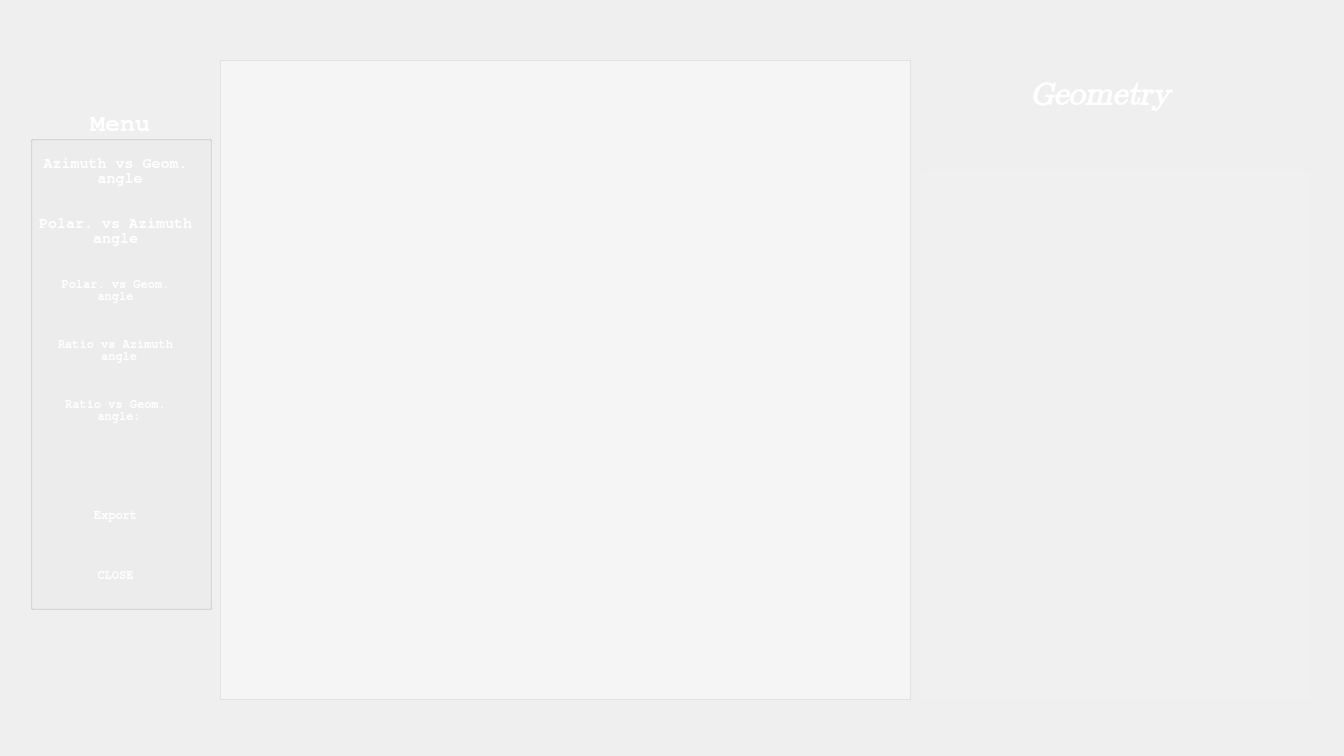
<?xml version="1.0" encoding="UTF-8"?>
<ui version="4.0">
 <class>Dialog7</class>
 <widget class="QDialog" name="Dialog7">
  <property name="geometry">
   <rect>
    <x>0</x>
    <y>0</y>
    <width>1344</width>
    <height>756</height>
   </rect>
  </property>
  <property name="minimumSize">
   <size>
    <width>1344</width>
    <height>756</height>
   </size>
  </property>
  <property name="maximumSize">
   <size>
    <width>1344</width>
    <height>756</height>
   </size>
  </property>
  <property name="windowTitle">
   <string>Dialog</string>
  </property>
  <property name="styleSheet">
   <string notr="true">#Dialog7 {
background-color: url transparent;
border-image: url(:bk12.jpg);
background: none;
border:  none;
background-repeat: none;
}
</string>
  </property>
  <widget class="QGroupBox" name="groupBox">
   <property name="geometry">
    <rect>
     <x>30</x>
     <y>110</y>
     <width>182</width>
     <height>500</height>
    </rect>
   </property>
   <property name="minimumSize">
    <size>
     <width>182</width>
     <height>500</height>
    </size>
   </property>
   <property name="palette">
    <palette>
     <active>
      <colorrole role="WindowText">
       <brush brushstyle="SolidPattern">
        <color alpha="255">
         <red>255</red>
         <green>255</green>
         <blue>255</blue>
        </color>
       </brush>
      </colorrole>
      <colorrole role="Text">
       <brush brushstyle="SolidPattern">
        <color alpha="255">
         <red>255</red>
         <green>255</green>
         <blue>255</blue>
        </color>
       </brush>
      </colorrole>
     </active>
     <inactive>
      <colorrole role="WindowText">
       <brush brushstyle="SolidPattern">
        <color alpha="255">
         <red>255</red>
         <green>255</green>
         <blue>255</blue>
        </color>
       </brush>
      </colorrole>
      <colorrole role="Text">
       <brush brushstyle="SolidPattern">
        <color alpha="255">
         <red>255</red>
         <green>255</green>
         <blue>255</blue>
        </color>
       </brush>
      </colorrole>
     </inactive>
     <disabled>
      <colorrole role="WindowText">
       <brush brushstyle="SolidPattern">
        <color alpha="255">
         <red>190</red>
         <green>190</green>
         <blue>190</blue>
        </color>
       </brush>
      </colorrole>
      <colorrole role="Text">
       <brush brushstyle="SolidPattern">
        <color alpha="255">
         <red>190</red>
         <green>190</green>
         <blue>190</blue>
        </color>
       </brush>
      </colorrole>
     </disabled>
    </palette>
   </property>
   <property name="font">
    <font>
     <family>FreeMono</family>
     <pointsize>19</pointsize>
     <weight>75</weight>
     <italic>false</italic>
     <bold>true</bold>
    </font>
   </property>
   <property name="title">
    <string>    Menu</string>
   </property>
   <widget class="QPushButton" name="pushButton">
    <property name="geometry">
     <rect>
      <x>-10</x>
      <y>80</y>
      <width>191</width>
      <height>81</height>
     </rect>
    </property>
    <property name="minimumSize">
     <size>
      <width>191</width>
      <height>71</height>
     </size>
    </property>
    <property name="palette">
     <palette>
      <active>
       <colorrole role="ButtonText">
        <brush brushstyle="SolidPattern">
         <color alpha="255">
          <red>255</red>
          <green>255</green>
          <blue>255</blue>
         </color>
        </brush>
       </colorrole>
      </active>
      <inactive>
       <colorrole role="ButtonText">
        <brush brushstyle="SolidPattern">
         <color alpha="255">
          <red>255</red>
          <green>255</green>
          <blue>255</blue>
         </color>
        </brush>
       </colorrole>
      </inactive>
      <disabled>
       <colorrole role="ButtonText">
        <brush brushstyle="SolidPattern">
         <color alpha="255">
          <red>190</red>
          <green>190</green>
          <blue>190</blue>
         </color>
        </brush>
       </colorrole>
      </disabled>
     </palette>
    </property>
    <property name="font">
     <font>
      <family>FreeMono</family>
      <pointsize>11</pointsize>
      <weight>75</weight>
      <bold>true</bold>
     </font>
    </property>
    <property name="styleSheet">
     <string notr="true">#pushButton {
background-color: url transparent;
border-image: url(:un3.png);
background: none;
border:  none;
background-repeat: none;
}
#pushButton:hover
{
border-image: url(:un1.png);
}
#pushButton:pressed
{
border-image: url(:un2.png);
}
</string>
    </property>
    <property name="text">
     <string>Polar. vs Azimuth
angle</string>
    </property>
   </widget>
   <widget class="QPushButton" name="pushButton_2">
    <property name="geometry">
     <rect>
      <x>-10</x>
      <y>140</y>
      <width>191</width>
      <height>81</height>
     </rect>
    </property>
    <property name="palette">
     <palette>
      <active>
       <colorrole role="ButtonText">
        <brush brushstyle="SolidPattern">
         <color alpha="255">
          <red>255</red>
          <green>255</green>
          <blue>255</blue>
         </color>
        </brush>
       </colorrole>
      </active>
      <inactive>
       <colorrole role="ButtonText">
        <brush brushstyle="SolidPattern">
         <color alpha="255">
          <red>255</red>
          <green>255</green>
          <blue>255</blue>
         </color>
        </brush>
       </colorrole>
      </inactive>
      <disabled>
       <colorrole role="ButtonText">
        <brush brushstyle="SolidPattern">
         <color alpha="255">
          <red>190</red>
          <green>190</green>
          <blue>190</blue>
         </color>
        </brush>
       </colorrole>
      </disabled>
     </palette>
    </property>
    <property name="font">
     <font>
      <family>FreeMono</family>
      <weight>75</weight>
      <bold>true</bold>
     </font>
    </property>
    <property name="styleSheet">
     <string notr="true">#pushButton_2 {
background-color: url transparent;
border-image: url(:un3.png);
background: none;
border:  none;
background-repeat: none;
}
#pushButton_2:hover
{
border-image: url(:un1.png);
}
#pushButton_2:pressed
{
border-image: url(:un2.png);
}
</string>
    </property>
    <property name="text">
     <string>Polar. vs Geom. 
angle</string>
    </property>
   </widget>
   <widget class="QPushButton" name="pushButton_3">
    <property name="geometry">
     <rect>
      <x>-10</x>
      <y>200</y>
      <width>191</width>
      <height>81</height>
     </rect>
    </property>
    <property name="palette">
     <palette>
      <active>
       <colorrole role="ButtonText">
        <brush brushstyle="SolidPattern">
         <color alpha="255">
          <red>255</red>
          <green>255</green>
          <blue>255</blue>
         </color>
        </brush>
       </colorrole>
      </active>
      <inactive>
       <colorrole role="ButtonText">
        <brush brushstyle="SolidPattern">
         <color alpha="255">
          <red>255</red>
          <green>255</green>
          <blue>255</blue>
         </color>
        </brush>
       </colorrole>
      </inactive>
      <disabled>
       <colorrole role="ButtonText">
        <brush brushstyle="SolidPattern">
         <color alpha="255">
          <red>190</red>
          <green>190</green>
          <blue>190</blue>
         </color>
        </brush>
       </colorrole>
      </disabled>
     </palette>
    </property>
    <property name="font">
     <font>
      <family>FreeMono</family>
      <weight>75</weight>
      <bold>true</bold>
     </font>
    </property>
    <property name="styleSheet">
     <string notr="true">#pushButton_3 {
background-color: url transparent;
border-image: url(:un3.png);
background: none;
border:  none;
background-repeat: none;
}
#pushButton_3:hover
{
border-image: url(:un1.png);
}
#pushButton_3:pressed
{
border-image: url(:un2.png);
}
</string>
    </property>
    <property name="text">
     <string>Ratio vs Azimuth
 angle</string>
    </property>
   </widget>
   <widget class="QPushButton" name="pushButton_4">
    <property name="geometry">
     <rect>
      <x>-10</x>
      <y>260</y>
      <width>191</width>
      <height>81</height>
     </rect>
    </property>
    <property name="palette">
     <palette>
      <active>
       <colorrole role="ButtonText">
        <brush brushstyle="SolidPattern">
         <color alpha="255">
          <red>255</red>
          <green>255</green>
          <blue>255</blue>
         </color>
        </brush>
       </colorrole>
      </active>
      <inactive>
       <colorrole role="ButtonText">
        <brush brushstyle="SolidPattern">
         <color alpha="255">
          <red>255</red>
          <green>255</green>
          <blue>255</blue>
         </color>
        </brush>
       </colorrole>
      </inactive>
      <disabled>
       <colorrole role="ButtonText">
        <brush brushstyle="SolidPattern">
         <color alpha="255">
          <red>190</red>
          <green>190</green>
          <blue>190</blue>
         </color>
        </brush>
       </colorrole>
      </disabled>
     </palette>
    </property>
    <property name="font">
     <font>
      <family>FreeMono</family>
      <weight>75</weight>
      <bold>true</bold>
     </font>
    </property>
    <property name="styleSheet">
     <string notr="true">#pushButton_4 {
background-color: url transparent;
border-image: url(:un3.png);
background: none;
border:  none;
background-repeat: none;
}
#pushButton_4:hover
{
border-image: url(:un1.png);
}
#pushButton_4:pressed
{
border-image: url(:un2.png);
}
</string>
    </property>
    <property name="text">
     <string>Ratio vs Geom.
 angle:</string>
    </property>
   </widget>
   <widget class="QPushButton" name="pushButton_5">
    <property name="geometry">
     <rect>
      <x>-10</x>
      <y>20</y>
      <width>191</width>
      <height>81</height>
     </rect>
    </property>
    <property name="palette">
     <palette>
      <active>
       <colorrole role="ButtonText">
        <brush brushstyle="SolidPattern">
         <color alpha="255">
          <red>255</red>
          <green>255</green>
          <blue>255</blue>
         </color>
        </brush>
       </colorrole>
      </active>
      <inactive>
       <colorrole role="ButtonText">
        <brush brushstyle="SolidPattern">
         <color alpha="255">
          <red>255</red>
          <green>255</green>
          <blue>255</blue>
         </color>
        </brush>
       </colorrole>
      </inactive>
      <disabled>
       <colorrole role="ButtonText">
        <brush brushstyle="SolidPattern">
         <color alpha="255">
          <red>190</red>
          <green>190</green>
          <blue>190</blue>
         </color>
        </brush>
       </colorrole>
      </disabled>
     </palette>
    </property>
    <property name="font">
     <font>
      <family>FreeMono</family>
      <pointsize>11</pointsize>
      <weight>75</weight>
      <italic>false</italic>
      <bold>true</bold>
     </font>
    </property>
    <property name="styleSheet">
     <string notr="true">#pushButton_5 {
background-color: url transparent;
border-image: url(:un3.png);
background: none;
border:  none;
background-repeat: none;
}
#pushButton_5:hover
{
border-image: url(:un1.png);
}
#pushButton_5:pressed
{
border-image: url(:un2.png);
}
</string>
    </property>
    <property name="text">
     <string>Azimuth vs Geom.
 angle</string>
    </property>
   </widget>
   <widget class="QPushButton" name="pushButton_6">
    <property name="geometry">
     <rect>
      <x>0</x>
      <y>370</y>
      <width>171</width>
      <height>71</height>
     </rect>
    </property>
    <property name="palette">
     <palette>
      <active>
       <colorrole role="ButtonText">
        <brush brushstyle="SolidPattern">
         <color alpha="255">
          <red>255</red>
          <green>255</green>
          <blue>255</blue>
         </color>
        </brush>
       </colorrole>
      </active>
      <inactive>
       <colorrole role="ButtonText">
        <brush brushstyle="SolidPattern">
         <color alpha="255">
          <red>255</red>
          <green>255</green>
          <blue>255</blue>
         </color>
        </brush>
       </colorrole>
      </inactive>
      <disabled>
       <colorrole role="ButtonText">
        <brush brushstyle="SolidPattern">
         <color alpha="255">
          <red>190</red>
          <green>190</green>
          <blue>190</blue>
         </color>
        </brush>
       </colorrole>
      </disabled>
     </palette>
    </property>
    <property name="font">
     <font>
      <family>FreeMono</family>
      <weight>75</weight>
      <bold>true</bold>
     </font>
    </property>
    <property name="styleSheet">
     <string notr="true">#pushButton_6 {
background-color: url transparent;
border-image: url(:un3.png);
background: none;
border:  none;
background-repeat: none;
}
#pushButton_6:hover
{
border-image: url(:un1.png);
}
#pushButton_6:pressed
{
border-image: url(:un2.png);
}
</string>
    </property>
    <property name="text">
     <string>Export</string>
    </property>
   </widget>
   <widget class="QPushButton" name="pushButton_7">
    <property name="geometry">
     <rect>
      <x>0</x>
      <y>430</y>
      <width>171</width>
      <height>71</height>
     </rect>
    </property>
    <property name="palette">
     <palette>
      <active>
       <colorrole role="ButtonText">
        <brush brushstyle="SolidPattern">
         <color alpha="255">
          <red>255</red>
          <green>255</green>
          <blue>255</blue>
         </color>
        </brush>
       </colorrole>
      </active>
      <inactive>
       <colorrole role="ButtonText">
        <brush brushstyle="SolidPattern">
         <color alpha="255">
          <red>255</red>
          <green>255</green>
          <blue>255</blue>
         </color>
        </brush>
       </colorrole>
      </inactive>
      <disabled>
       <colorrole role="ButtonText">
        <brush brushstyle="SolidPattern">
         <color alpha="255">
          <red>190</red>
          <green>190</green>
          <blue>190</blue>
         </color>
        </brush>
       </colorrole>
      </disabled>
     </palette>
    </property>
    <property name="font">
     <font>
      <family>FreeMono</family>
      <weight>75</weight>
      <bold>true</bold>
     </font>
    </property>
    <property name="styleSheet">
     <string notr="true">#pushButton_7 {
background-color: url transparent;
border-image: url(:un3.png);
background: none;
border:  none;
background-repeat: none;
}
#pushButton_7:hover
{
border-image: url(:un1.png);
}
#pushButton_7:pressed
{
border-image: url(:un2.png);
}
</string>
    </property>
    <property name="text">
     <string>CLOSE</string>
    </property>
   </widget>
  </widget>
  <widget class="QGraphicsView" name="graphicsView">
   <property name="geometry">
    <rect>
     <x>220</x>
     <y>60</y>
     <width>691</width>
     <height>640</height>
    </rect>
   </property>
   <property name="minimumSize">
    <size>
     <width>691</width>
     <height>640</height>
    </size>
   </property>
   <property name="styleSheet">
    <string notr="true">background-color:rgba(255, 255, 255, 100)</string>
   </property>
  </widget>
  <widget class="QTextEdit" name="textEdit">
   <property name="geometry">
    <rect>
     <x>920</x>
     <y>170</y>
     <width>391</width>
     <height>531</height>
    </rect>
   </property>
   <property name="palette">
    <palette>
     <active>
      <colorrole role="WindowText">
       <brush brushstyle="SolidPattern">
        <color alpha="255">
         <red>255</red>
         <green>255</green>
         <blue>255</blue>
        </color>
       </brush>
      </colorrole>
      <colorrole role="Button">
       <brush brushstyle="SolidPattern">
        <color alpha="10">
         <red>255</red>
         <green>255</green>
         <blue>255</blue>
        </color>
       </brush>
      </colorrole>
      <colorrole role="Text">
       <brush brushstyle="SolidPattern">
        <color alpha="255">
         <red>255</red>
         <green>255</green>
         <blue>255</blue>
        </color>
       </brush>
      </colorrole>
      <colorrole role="Base">
       <brush brushstyle="NoBrush">
        <color alpha="255">
         <red>0</red>
         <green>0</green>
         <blue>0</blue>
        </color>
       </brush>
      </colorrole>
      <colorrole role="Window">
       <brush brushstyle="SolidPattern">
        <color alpha="10">
         <red>255</red>
         <green>255</green>
         <blue>255</blue>
        </color>
       </brush>
      </colorrole>
     </active>
     <inactive>
      <colorrole role="WindowText">
       <brush brushstyle="SolidPattern">
        <color alpha="255">
         <red>255</red>
         <green>255</green>
         <blue>255</blue>
        </color>
       </brush>
      </colorrole>
      <colorrole role="Button">
       <brush brushstyle="SolidPattern">
        <color alpha="10">
         <red>255</red>
         <green>255</green>
         <blue>255</blue>
        </color>
       </brush>
      </colorrole>
      <colorrole role="Text">
       <brush brushstyle="SolidPattern">
        <color alpha="255">
         <red>255</red>
         <green>255</green>
         <blue>255</blue>
        </color>
       </brush>
      </colorrole>
      <colorrole role="Base">
       <brush brushstyle="NoBrush">
        <color alpha="255">
         <red>0</red>
         <green>0</green>
         <blue>0</blue>
        </color>
       </brush>
      </colorrole>
      <colorrole role="Window">
       <brush brushstyle="SolidPattern">
        <color alpha="10">
         <red>255</red>
         <green>255</green>
         <blue>255</blue>
        </color>
       </brush>
      </colorrole>
     </inactive>
     <disabled>
      <colorrole role="WindowText">
       <brush brushstyle="SolidPattern">
        <color alpha="255">
         <red>190</red>
         <green>190</green>
         <blue>190</blue>
        </color>
       </brush>
      </colorrole>
      <colorrole role="Button">
       <brush brushstyle="SolidPattern">
        <color alpha="10">
         <red>255</red>
         <green>255</green>
         <blue>255</blue>
        </color>
       </brush>
      </colorrole>
      <colorrole role="Text">
       <brush brushstyle="SolidPattern">
        <color alpha="255">
         <red>190</red>
         <green>190</green>
         <blue>190</blue>
        </color>
       </brush>
      </colorrole>
      <colorrole role="Base">
       <brush brushstyle="NoBrush">
        <color alpha="255">
         <red>0</red>
         <green>0</green>
         <blue>0</blue>
        </color>
       </brush>
      </colorrole>
      <colorrole role="Window">
       <brush brushstyle="SolidPattern">
        <color alpha="10">
         <red>255</red>
         <green>255</green>
         <blue>255</blue>
        </color>
       </brush>
      </colorrole>
     </disabled>
    </palette>
   </property>
   <property name="font">
    <font>
     <family>Symbola</family>
     <pointsize>16</pointsize>
     <weight>75</weight>
     <italic>true</italic>
     <bold>true</bold>
    </font>
   </property>
   <property name="styleSheet">
    <string notr="true">background-color:rgba(255, 255, 255, 10)</string>
   </property>
  </widget>
  <widget class="QLabel" name="label">
   <property name="geometry">
    <rect>
     <x>1030</x>
     <y>50</y>
     <width>211</width>
     <height>91</height>
    </rect>
   </property>
   <property name="palette">
    <palette>
     <active>
      <colorrole role="WindowText">
       <brush brushstyle="SolidPattern">
        <color alpha="255">
         <red>255</red>
         <green>255</green>
         <blue>255</blue>
        </color>
       </brush>
      </colorrole>
     </active>
     <inactive>
      <colorrole role="WindowText">
       <brush brushstyle="SolidPattern">
        <color alpha="255">
         <red>255</red>
         <green>255</green>
         <blue>255</blue>
        </color>
       </brush>
      </colorrole>
     </inactive>
     <disabled>
      <colorrole role="WindowText">
       <brush brushstyle="SolidPattern">
        <color alpha="255">
         <red>190</red>
         <green>190</green>
         <blue>190</blue>
        </color>
       </brush>
      </colorrole>
     </disabled>
    </palette>
   </property>
   <property name="font">
    <font>
     <family>Symbola</family>
     <pointsize>24</pointsize>
     <weight>75</weight>
     <italic>true</italic>
     <bold>true</bold>
    </font>
   </property>
   <property name="text">
    <string>Geometry</string>
   </property>
  </widget>
 </widget>
 <resources/>
 <connections>
  <connection>
   <sender>pushButton_7</sender>
   <signal>clicked()</signal>
   <receiver>Dialog7</receiver>
   <slot>close()</slot>
   <hints>
    <hint type="sourcelabel">
     <x>138</x>
     <y>580</y>
    </hint>
    <hint type="destinationlabel">
     <x>107</x>
     <y>655</y>
    </hint>
   </hints>
  </connection>
 </connections>
</ui>
